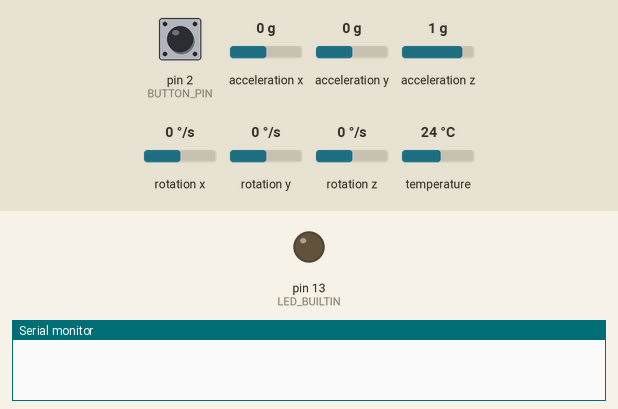
This program was run on a simulated Arduino Uno, built with avr-gcc and run on an emulated ATmega328P. On the bench: output pins drawn as LEDs (lit = HIGH), the last lines printed to the serial monitor. The inputs (shaded band) are chosen by the test bench; at power-on: pin 2 (BUTTON_PIN) HIGH, acceleration x 0 g, acceleration y 0 g, acceleration z 1 g, rotation x 0 °/s, rotation y 0 °/s, rotation z 0 °/s, temperature 24 °C.

Above: at 1.2 s.
1.3 s: pin 2 (BUTTON_PIN) pulled LOW for 0.15 s
At 2.6 s:
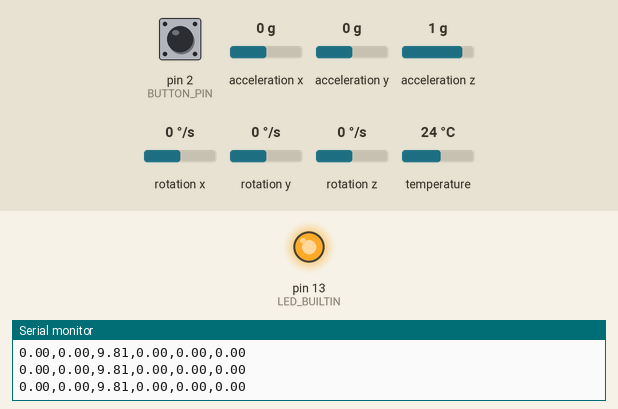
4.4 s: pin 2 (BUTTON_PIN) pulled LOW for 1 s
At 7.9 s:
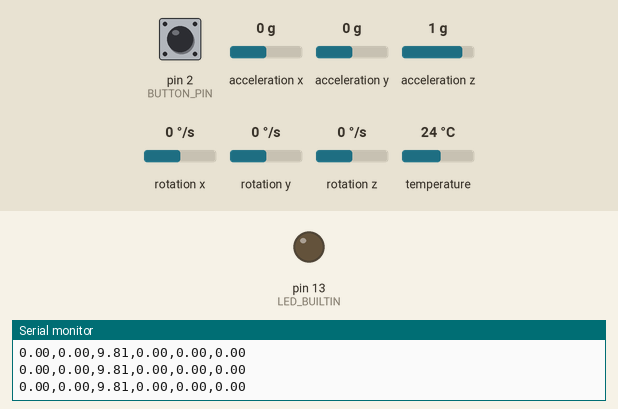
8.4 s: pin 2 (BUTTON_PIN) pulled LOW for 3.2 s
At 9.2 s:
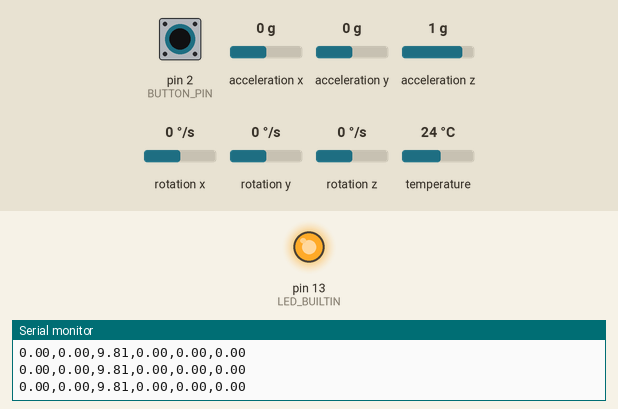
Timing chart, 0 to 12.4 s (numbered marks = the images above; inputs shaded):
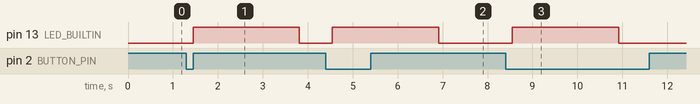

The program:

main.cpp
```cpp
#include <Arduino.h>
#include <Wire.h>
#include <Adafruit_MPU6050.h>
#include <Adafruit_Sensor.h>

Adafruit_MPU6050 mpu;

#define BUTTON_PIN 2
#define SAMPLES_TO_SEND 60

void setup() {
  Serial.begin(115200);

  //pull up resistor for the button
  pinMode(BUTTON_PIN, INPUT_PULLUP);

  pinMode(LED_BUILTIN, OUTPUT);

  if (!mpu.begin()) {
    while (1) { delay(10); }
  }

  mpu.setAccelerometerRange(MPU6050_RANGE_4_G);
  mpu.setGyroRange(MPU6050_RANGE_500_DEG);
}

void loop() {
  if (digitalRead(BUTTON_PIN) == LOW) {

    // Debouncing
    delay(50);
    if (digitalRead(BUTTON_PIN) == LOW) {
      delay(100);
      digitalWrite(LED_BUILTIN, HIGH);

      uint8_t samples_sent = 0;
      uint32_t last_time = 0;

      // flash extactly 50 samples at 25Hz (every 40ms)
      while (samples_sent < SAMPLES_TO_SEND) {
        if (millis() - last_time >= 40) {
          last_time = millis();

          sensors_event_t a, g, temp;
          mpu.getEvent(&a, &g, &temp);

          Serial.print(a.acceleration.x); Serial.print(",");
          Serial.print(a.acceleration.y); Serial.print(",");
          Serial.print(a.acceleration.z); Serial.print(",");
          Serial.print(g.gyro.x); Serial.print(",");
          Serial.print(g.gyro.y); Serial.print(",");
          Serial.print(g.gyro.z); Serial.println();

          samples_sent++;
        }
      }

      digitalWrite(LED_BUILTIN, LOW);

      while(digitalRead(BUTTON_PIN) == LOW) {
        delay(10);
      }
    }
  }
}
```

Measured:
- after the input at 1.3 s, pin 13 (LED_BUILTIN): LOW → HIGH after 0.15 s, → LOW 2.4 s later
- after the input at 4.4 s, pin 13 (LED_BUILTIN): LOW → HIGH after 0.15 s, → LOW 2.4 s later
- after the input at 8.4 s, pin 13 (LED_BUILTIN): LOW → HIGH after 0.15 s, → LOW 2.4 s later
